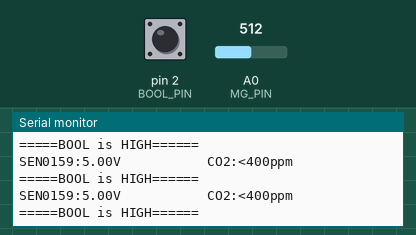
Recording of a sketch running on a simulated Arduino Uno, built with avr-gcc and run on an emulated ATmega328P. On the bench: the last lines printed to the serial monitor. The test bench sets the inputs (shaded band); at power-on: A0 (MG_PIN) = 512, pin 2 (BOOL_PIN) HIGH.

Above: at 1.3 s.
1.4 s: A0 (MG_PIN) set to 122
At 2.2 s:
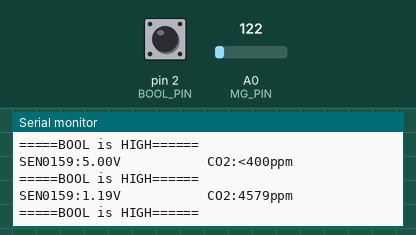
3.7 s: pin 2 (BOOL_PIN) pulled LOW for 0.65 s
At 4.4 s:
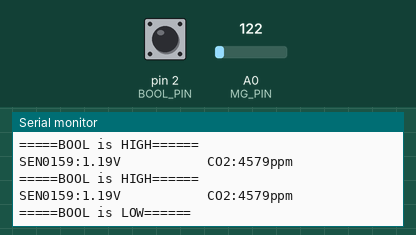
5.8 s: A0 (MG_PIN) set to 306
At 6.5 s:
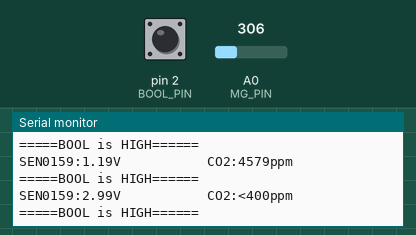

Measured:
- after the input at 1.4 s, the serial monitor: prints a new line after 0.30 s (image 1)
- after the input at 3.7 s, the serial monitor: prints a new line after 0.25 s (image 2)
- after the input at 5.8 s, the serial monitor: prints a new line after 0.32 s (image 3)

The sketch:

MQ811_test.ino
```cpp
/************************Hardware Related Macros************************************/
#define         MG_PIN                       (A0)     //define which analog input channel you are going to use
#define         BOOL_PIN                     (2)
#define         DC_GAIN                      (8.5)   //define the DC gain of amplifier

/***********************Software Related Macros************************************/
#define         READ_SAMPLE_INTERVAL         (50)    //define how many samples you are going to take in normal operation
#define         READ_SAMPLE_TIMES            (0.5)     //define the time interval(in milisecond) between each samples in
                                                     //normal operation

/**********************Application Related Macros**********************************/
//These two values differ from sensor to sensor. user should derermine this value.
//#define         ZERO_POINT_VOLTAGE           (0.220) //define the output of the sensor in volts when the concentration of CO2 is 400PPM
//#define         REACTION_VOLTGAE             (0.030) //define the voltage drop of the sensor when move the sensor from air into 1000ppm CO2

/*****************************Globals***********************************************/
float           CO2Curve[3]  =  {2.602,0.220,-0.0754};
                                                     //two points are taken from the curve.
                                                     //with these two points, a line is formed which is
                                                     //"approximately equivalent" to the original curve.
                                                     //data format:{ x, y, slope}; point1: (lg400, 0.324), point2: (lg4000, 0.280)
                                                     //slope = ( reaction voltage ) / (log400 –log1000)

void setup()
{
    Serial.begin(9600);                              //UART setup, baudrate = 9600bps
    pinMode(BOOL_PIN, INPUT);                        //set pin to input
    digitalWrite(BOOL_PIN, HIGH);                    //turn on pullup resistors

   Serial.print("MG-811 Demostration\n");
}

void loop()
{
    int percentage;
    float volts;

    volts = MGRead(MG_PIN);
    Serial.print( "SEN0159:" );
    Serial.print(volts);
    Serial.print( "V           " );

    percentage = MGGetPercentage(volts,CO2Curve);
    Serial.print("CO2:");
    if (percentage == -1) {
        Serial.print( "<400" );
    } else {
        Serial.print(percentage);
    }

    Serial.print( "ppm" );
    Serial.print("\n");

    if (digitalRead(BOOL_PIN) ){
        Serial.print( "=====BOOL is HIGH======" );
    } else {
        Serial.print( "=====BOOL is LOW======" );
    }

    Serial.print("\n");
    //Serial.println(analogRead(A0));
    delay(500);
}

/*****************************  MGRead *********************************************
Input:   mg_pin - analog channel
Output:  output of SEN-000007
Remarks: This function reads the output of SEN-000007
************************************************************************************/
float MGRead(int mg_pin)
{
    int i;
    float v=0;

    for (i=0;i<READ_SAMPLE_TIMES;i++) {
        v += analogRead(mg_pin);
        delay(READ_SAMPLE_INTERVAL);
    }
    v = (v/READ_SAMPLE_TIMES) *5/1024 ;
    return v;
}

/*****************************  MQGetPercentage **********************************
Input:   volts   - SEN-000007 output measured in volts
         pcurve  - pointer to the curve of the target gas
Output:  ppm of the target gas
Remarks: By using the slope and a point of the line. The x(logarithmic value of ppm)
         of the line could be derived if y(MG-811 output) is provided. As it is a
         logarithmic coordinate, power of 10 is used to convert the result to non-logarithmic
         value.
************************************************************************************/
int  MGGetPercentage(float volts, float *pcurve)
{
   if ((volts/DC_GAIN )>=0.220) {
      return -1;
   } else {
      return pow(10, ((volts/DC_GAIN)-pcurve[1])/pcurve[2]+pcurve[0]);
   }
}
```
